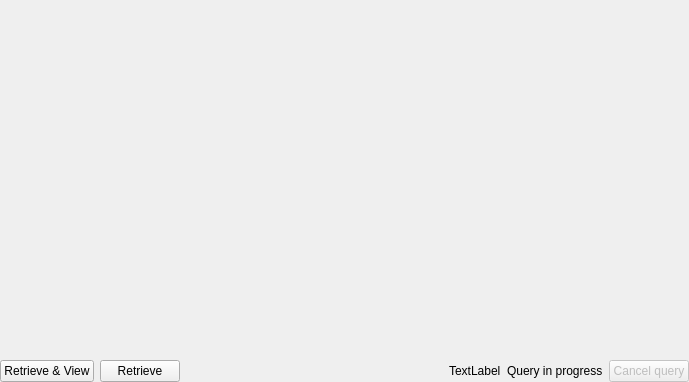
<?xml version="1.0" encoding="UTF-8"?>
<ui version="4.0">
 <class>udg::QInputOutputPacsWidgetBase</class>
 <widget class="QWidget" name="udg::QInputOutputPacsWidgetBase">
  <property name="geometry">
   <rect>
    <x>0</x>
    <y>0</y>
    <width>689</width>
    <height>382</height>
   </rect>
  </property>
  <property name="windowTitle">
   <string>Form</string>
  </property>
  <layout class="QGridLayout" name="gridLayout_2">
   <property name="leftMargin">
    <number>0</number>
   </property>
   <property name="topMargin">
    <number>0</number>
   </property>
   <property name="rightMargin">
    <number>0</number>
   </property>
   <property name="bottomMargin">
    <number>0</number>
   </property>
   <item row="0" column="0">
    <widget class="udg::QStudyTreeWidget" name="m_studyTreeWidget" native="true">
     <property name="sizePolicy">
      <sizepolicy hsizetype="Expanding" vsizetype="Expanding">
       <horstretch>0</horstretch>
       <verstretch>0</verstretch>
      </sizepolicy>
     </property>
    </widget>
   </item>
   <item row="1" column="0">
    <layout class="QGridLayout" name="gridLayout">
     <item row="0" column="0">
      <widget class="QPushButton" name="m_retrievAndViewButton">
       <property name="text">
        <string>Retrieve &amp;&amp; View</string>
       </property>
       <property name="icon">
        <iconset resource="../main/main.qrc">
         <normaloff>:/images/icons/download-view.svg</normaloff>:/images/icons/download-view.svg</iconset>
       </property>
      </widget>
     </item>
     <item row="0" column="4">
      <widget class="QLabel" name="m_queryInProgressLabel">
       <property name="lineWidth">
        <number>1</number>
       </property>
       <property name="midLineWidth">
        <number>0</number>
       </property>
       <property name="text">
        <string>Query in progress</string>
       </property>
      </widget>
     </item>
     <item row="0" column="3">
      <widget class="QLabel" name="m_queryAnimationLabel">
       <property name="text">
        <string>TextLabel</string>
       </property>
      </widget>
     </item>
     <item row="0" column="1">
      <widget class="QPushButton" name="m_retrieveButton">
       <property name="text">
        <string>Retrieve</string>
       </property>
       <property name="icon">
        <iconset resource="../main/main.qrc">
         <normaloff>:/images/icons/folder-download.svg</normaloff>:/images/icons/folder-download.svg</iconset>
       </property>
      </widget>
     </item>
     <item row="0" column="5">
      <widget class="QPushButton" name="m_cancelQueryButton">
       <property name="enabled">
        <bool>false</bool>
       </property>
       <property name="text">
        <string>Cancel query</string>
       </property>
       <property name="icon">
        <iconset resource="../main/main.qrc">
         <normaloff>:/images/icons/dialog-cancel.svg</normaloff>:/images/icons/dialog-cancel.svg</iconset>
       </property>
      </widget>
     </item>
     <item row="0" column="2">
      <spacer name="horizontalSpacer">
       <property name="orientation">
        <enum>Qt::Horizontal</enum>
       </property>
       <property name="sizeHint" stdset="0">
        <size>
         <width>40</width>
         <height>20</height>
        </size>
       </property>
      </spacer>
     </item>
    </layout>
   </item>
  </layout>
 </widget>
 <customwidgets>
  <customwidget>
   <class>udg::QStudyTreeWidget</class>
   <extends>QWidget</extends>
   <header>qstudytreewidget.h</header>
  </customwidget>
 </customwidgets>
 <resources>
  <include location="../main/main.qrc"/>
  <include location="../main/main.qrc"/>
 </resources>
 <connections/>
</ui>
